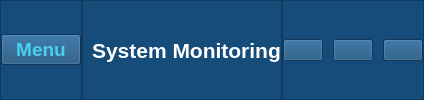
     <widget class="QFrame" name="header_frame">
      <property name="styleSheet">
       <string notr="true">background-color: rgb(21,76,121);</string>
      </property>
      <property name="frameShape">
       <enum>QFrame::NoFrame</enum>
      </property>
      <property name="frameShadow">
       <enum>QFrame::Raised</enum>
      </property>
      <layout class="QHBoxLayout" name="horizontalLayout">
       <property name="spacing">
        <number>0</number>
       </property>
       <property name="leftMargin">
        <number>0</number>
       </property>
       <property name="topMargin">
        <number>0</number>
       </property>
       <property name="rightMargin">
        <number>0</number>
       </property>
       <property name="bottomMargin">
        <number>0</number>
       </property>
       <item>
        <widget class="QFrame" name="header_left_frame">
         <property name="frameShape">
          <enum>QFrame::StyledPanel</enum>
         </property>
         <property name="frameShadow">
          <enum>QFrame::Raised</enum>
         </property>
         <layout class="QHBoxLayout" name="horizontalLayout_4">
          <property name="spacing">
           <number>0</number>
          </property>
          <property name="leftMargin">
           <number>0</number>
          </property>
          <property name="topMargin">
           <number>0</number>
          </property>
          <property name="rightMargin">
           <number>0</number>
          </property>
          <property name="bottomMargin">
           <number>0</number>
          </property>
          <item alignment="Qt::AlignLeft">
           <widget class="QPushButton" name="menu_btn">
            <property name="font">
             <font>
              <pointsize>14</pointsize>
              <weight>75</weight>
              <bold>true</bold>
             </font>
            </property>
            <property name="styleSheet">
             <string notr="true">color: rgb(73, 209, 243);</string>
            </property>
            <property name="text">
             <string>Menu</string>
            </property>
            <property name="icon">
             <iconset resource="../icons/icons.qrc">
              <normaloff>:/menu.png</normaloff>:/menu.png</iconset>
            </property>
            <property name="iconSize">
             <size>
              <width>35</width>
              <height>35</height>
             </size>
            </property>
           </widget>
          </item>
         </layout>
        </widget>
       </item>
       <item alignment="Qt::AlignHCenter">
        <widget class="QFrame" name="frame">
         <property name="frameShape">
          <enum>QFrame::StyledPanel</enum>
         </property>
         <property name="frameShadow">
          <enum>QFrame::Raised</enum>
         </property>
         <layout class="QHBoxLayout" name="horizontalLayout_3">
          <property name="spacing">
           <number>0</number>
          </property>
          <property name="leftMargin">
           <number>0</number>
          </property>
          <property name="topMargin">
           <number>0</number>
          </property>
          <property name="rightMargin">
           <number>0</number>
          </property>
          <property name="bottomMargin">
           <number>0</number>
          </property>
          <item alignment="Qt::AlignRight">
           <widget class="QLabel" name="label">
            <property name="font">
             <font>
              <pointsize>11</pointsize>
              <weight>50</weight>
              <bold>false</bold>
             </font>
            </property>
            <property name="text">
             <string/>
            </property>
            <property name="pixmap">
             <pixmap resource="../icons/icons.qrc">:/systemTask.png</pixmap>
            </property>
           </widget>
          </item>
          <item alignment="Qt::AlignHCenter">
           <widget class="QLabel" name="label_2">
            <property name="font">
             <font>
              <pointsize>16</pointsize>
              <weight>75</weight>
              <bold>true</bold>
             </font>
            </property>
            <property name="styleSheet">
             <string notr="true">color:rgb(255,255,255);
</string>
            </property>
            <property name="text">
             <string>System Monitoring</string>
            </property>
           </widget>
          </item>
         </layout>
        </widget>
       </item>
       <item alignment="Qt::AlignRight">
        <widget class="QFrame" name="header_right_frame">
         <property name="frameShape">
          <enum>QFrame::StyledPanel</enum>
         </property>
         <property name="frameShadow">
          <enum>QFrame::Raised</enum>
         </property>
         <layout class="QHBoxLayout" name="horizontalLayout_2">
          <property name="spacing">
           <number>10</number>
          </property>
          <property name="leftMargin">
           <number>0</number>
          </property>
          <property name="topMargin">
           <number>0</number>
          </property>
          <property name="rightMargin">
           <number>0</number>
          </property>
          <property name="bottomMargin">
           <number>0</number>
          </property>
          <item>
           <widget class="QPushButton" name="minimize_window_button">
            <property name="text">
             <string/>
            </property>
            <property name="icon">
             <iconset resource="../icons/icons.qrc">
              <normaloff>:/window-minimize-solid.png</normaloff>:/window-minimize-solid.png</iconset>
            </property>
            <property name="iconSize">
             <size>
              <width>40</width>
              <height>46</height>
             </size>
            </property>
           </widget>
          </item>
          <item>
           <widget class="QPushButton" name="restore_window_button">
            <property name="text">
             <string/>
            </property>
            <property name="icon">
             <iconset resource="../icons/icons.qrc">
              <normaloff>:/window-restore-solid.png</normaloff>:/window-restore-solid.png</iconset>
            </property>
            <property name="iconSize">
             <size>
              <width>26</width>
              <height>23</height>
             </size>
            </property>
           </widget>
          </item>
          <item>
           <widget class="QPushButton" name="close_window_button">
            <property name="text">
             <string/>
            </property>
            <property name="icon">
             <iconset resource="../icons/icons.qrc">
              <normaloff>:/xmark-solid.png</normaloff>:/xmark-solid.png</iconset>
            </property>
            <property name="iconSize">
             <size>
              <width>20</width>
              <height>20</height>
             </size>
            </property>
           </widget>
          </item>
         </layout>
        </widget>
       </item>
      </layout>
     </widget>
